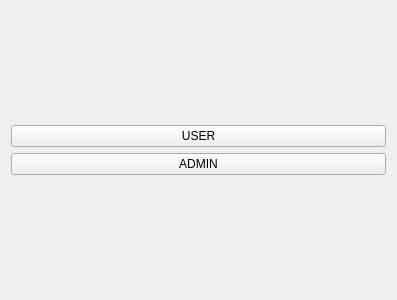
<?xml version="1.0" encoding="UTF-8"?>
<ui version="4.0">
 <class>Start</class>
 <widget class="QWidget" name="Start">
  <property name="geometry">
   <rect>
    <x>0</x>
    <y>0</y>
    <width>397</width>
    <height>300</height>
   </rect>
  </property>
  <property name="windowTitle">
   <string>Start</string>
  </property>
  <layout class="QVBoxLayout" name="verticalLayout_2">
   <item>
    <layout class="QVBoxLayout" name="verticalLayout">
     <item>
      <widget class="QPushButton" name="user">
       <property name="text">
        <string>USER</string>
       </property>
      </widget>
     </item>
     <item>
      <widget class="QPushButton" name="admin">
       <property name="text">
        <string>ADMIN</string>
       </property>
      </widget>
     </item>
    </layout>
   </item>
  </layout>
 </widget>
 <layoutdefault spacing="6" margin="11"/>
 <resources/>
 <connections/>
</ui>
